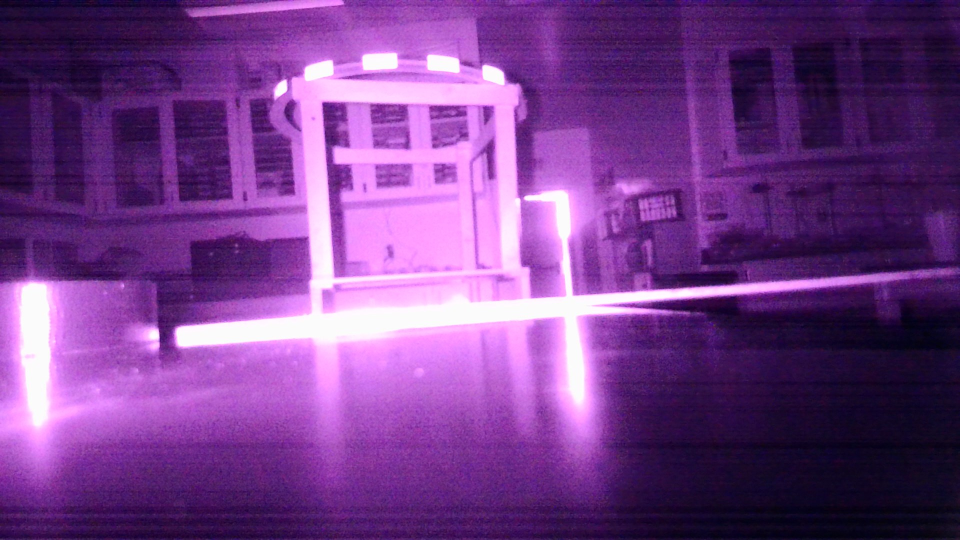
#> input picture opencv-i-think/photos/9502.jpg, 1920 x 1080 px, found by its file name (shown at 1/2 size)
$ python detectFlag.py
#> lines starting #> are read from the running program, lines starting #| are printed output that depends on the picture; after the words box and inside, x2 and y2 are one past the last pixel; in counts of white or black regions, pixels touching at a corner belong together
import cv2 as cv
from cv2 import Canny
import numpy as np

img = cv.imread('opencv-i-think/photos/9502.jpg')
#> img is the input picture: shape (1080, 1920, 3); mean B, G, R 138.5, 61.1, 117.2

# [5 lines of commented-out code are left out]

hsvImg = cv.cvtColor(img, cv.COLOR_BGR2HSV)
#> hsvImg: shape (1080, 1920, 3); mean H, S, V 138.5, 166.3, 138.5

lower_color_bound = np.array([30,30,30])
upper_color_bound = np.array([255, 255, 255])


mask = cv.inRange(hsvImg, lower_color_bound, upper_color_bound)
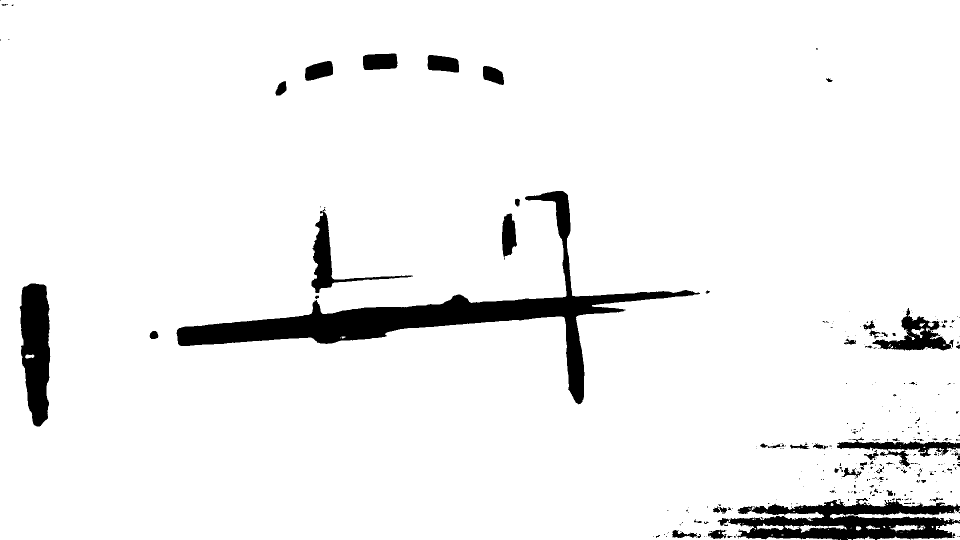
#> mask: shape (1080, 1920) (shown at 1/2 size); 94.4% white; 350 black regions (276 under 20 px), largest, box (x1, y1, x2, y2) and area: (353, 382, 1400, 809) 50763, (1435, 996, 1920, 1080) 23210, (39, 567, 101, 853) 13312
inverted_image = cv.bitwise_not(mask)
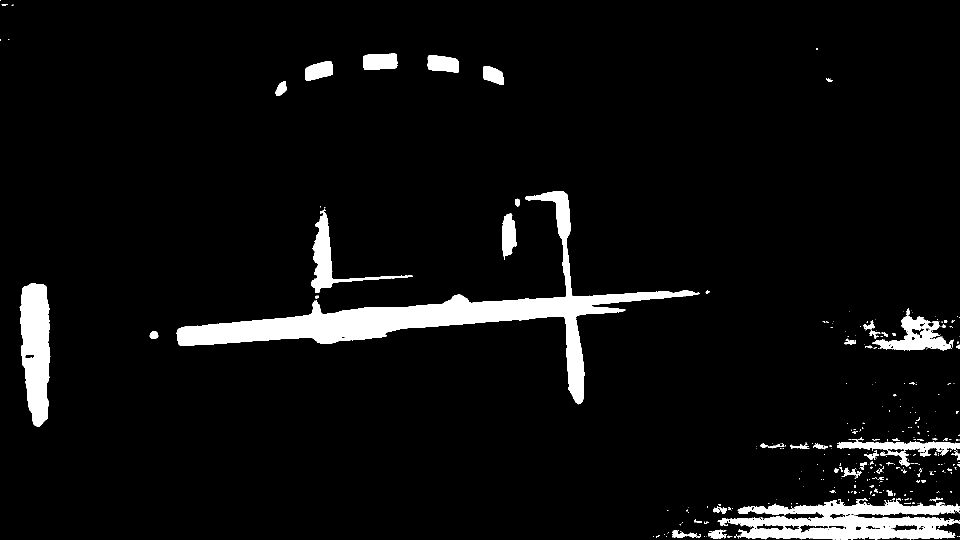
#> inverted_image: shape (1080, 1920) (shown at 1/2 size); 5.6% white; 350 white regions (276 under 20 px)
#ny = cv.Canny(inverted_image, 125, 175)

contours, _ = cv.findContours(inverted_image, cv.RETR_TREE, cv.CHAIN_APPROX_SIMPLE)
#> contours = 458 contours, 395 with area under 20; largest, box (x1, y1, x2, y2) and area: (353, 382, 1400, 809) 49208, (1435, 996, 1920, 1080) 24086, (39, 567, 101, 853) 13115, (1745, 616, 1907, 702) 5074, (623, 417, 826, 586) 4791
for contour in contours:
    approx = cv.approxPolyDP(contour, 0.0999999 * cv.arcLength(contour, True), True)
    if len(approx) == 4:
        print("Found")
#> this loop made 458 passes
#> approx on passes 1 to 3: [[1826, 1079]], [[1820, 1079], [1821, 1079]], [[1665, 1079], [1670, 1079]]
#| Found
#| Found
#| Found
#| Found
#| Found
#| Found
#| Found
#| Found
#> (further printed lines are left out)


res = cv.bitwise_and(img,img, mask= mask)
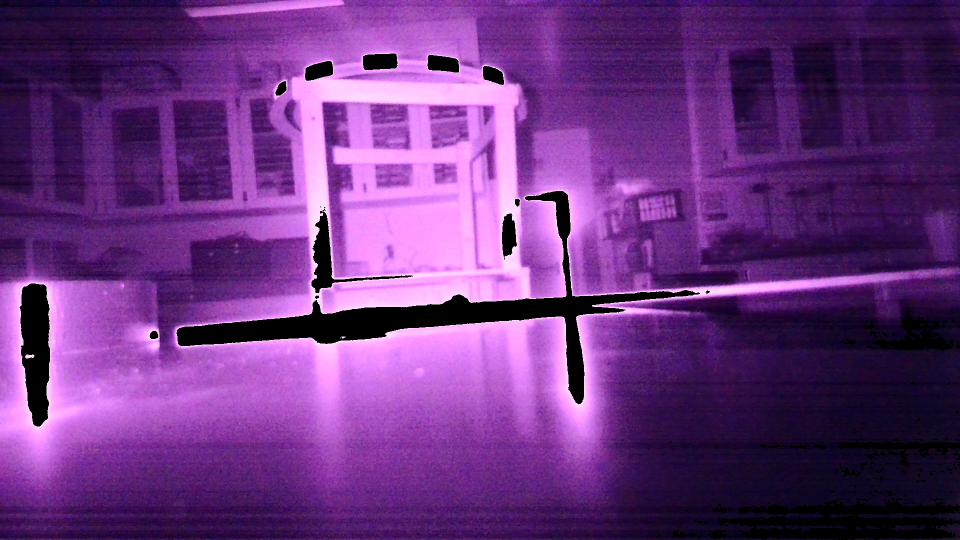
#> res: shape (1080, 1920, 3) (shown at 1/2 size); mean B, G, R 128.5, 51.7, 107.5


cv.imshow('frame',img)
#cv.imshow('mask',mask)
cv.imshow('invmask', inverted_image)
#cv.imshow('canny', canny)
cv.imshow('res',res)


# [5 lines of commented-out code are left out]


cv.waitKey(0)
